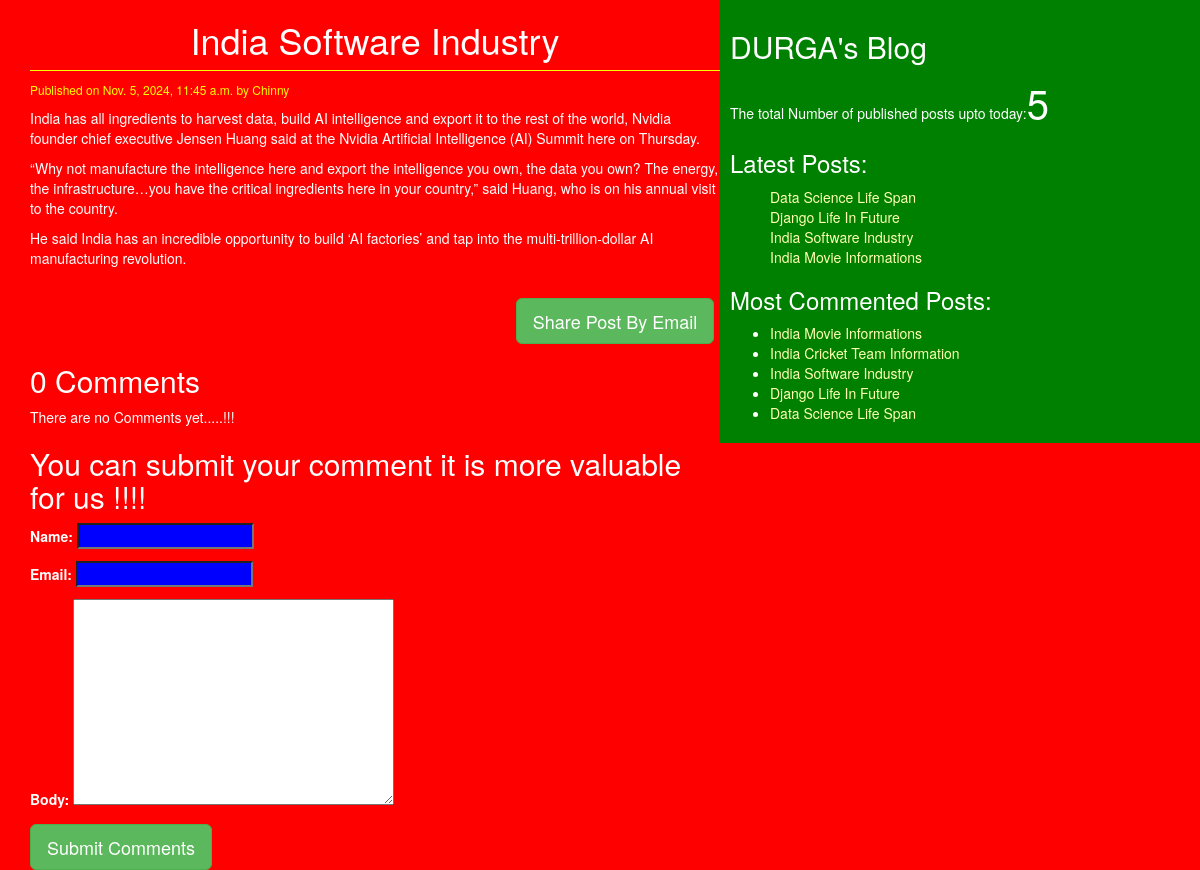
/2024/11/05/india-software-industry/, run on the app's committed database.
### blog/models.py (models this page shows, shortened)
class Post(models.Model):
    STATUS_CHOICES = (('draft','Draft'),('published','Published'))
    title = models.CharField(max_length=256)
    slug = models.SlugField(max_length=264,unique_for_date='publish')
    author = models.ForeignKey(User,related_name='blog_posts', on_delete=models.CASCADE)
    body = models.TextField()
    publish = models.DateTimeField(default=timezone.now)
    created = models.DateTimeField(auto_now_add=True)
    updated = models.DateTimeField(auto_now=True)
    status = models.CharField(max_length=10,choices=STATUS_CHOICES,default='draft')
    objects = CustomManager()
    tags = TaggableManager()
    class Meta:
        ordering = ('-publish',)
    def get_absolute_url(self):
        return reverse('post_detail',args=[self.publish.year,self.publish.strftime('%m'),self.publish.strftime('%d'),self.slug])

### blog/views.py (the view)
# urls.py: re_path(r'^(?P<year>\d{4})/(?P<month>\d{2})/(?P<day>\d{2})/(?P<post>[-\w]+)/$', views.post_details_view, name='post_detail'),
def post_details_view(request,year,month,day,post):
    post = get_object_or_404(Post,slug=post,
            status='published',
            publish__year=year,
            publish__month=month,
            publish__day=day)
    comments = post.comments.filter(active=True) #all comments get
    csubmit = False
    if request.method=='POST':
        form = CommentForm(request.POST)
        if form.is_valid():
            new_comment = form.save(commit=False)
            new_comment.post = post #here we are doing comment associated with current post
            new_comment.save()
            csubmit=True
    else:
        form = CommentForm()
    return render(request,'blog/post_detail.html',{'post':post,'form':form,'csumbit':csubmit,'comments':comments})

### blog/forms.py
class CommentForm(forms.ModelForm):
    class Meta:
        model = Comment
        fields = ('name','email','body')

### blog/models.py (called while the page is built)
    def get_queryset(self):
        return super().get_queryset().filter(status='published')

### blog/templatetags/blog_tags.py (called while the page is built)
@register.simple_tag(name='my_tag')
def total_posts():
    return Post.objects.count()

@register.inclusion_tag('blog/latest_posts123.html')
def show_latest_posts(count=10):
    latest_posts=Post.objects.order_by('-publish')[:count]
    return {'latest_posts':latest_posts}

@register.simple_tag
def get_most_commented_posts(count=5):
    return Post.objects.annotate(total_comments=Count('comments')).order_by('-total_comments')[:count]

### templates/blog/post_detail.html (shortened to what this page needs)
{% extends 'blog/base.html' %}
{% block content %}
<h1>{{post.title}}</h1>
<p id='date'>Published on {{post.publish}} by {{post.author|title}}</p>
{{post.body|linebreaks}}<br>
<div class="container" align='center'>
  <a href="/{{post.id}}/share" class='btn btn-lg btn-success'>Share Post By Email</a>
</div>
{% with comments.count as comments_count %}
<h2>{{comments_count}} Comment{{comments_count|pluralize}}</h2>
{% endwith %}
{%if comments %}
    {%for comment in comments %}
      <p id='ch'>Comment {{forloop.counter}} by {{comment.name}} on {{comment.created}}</p>
      <div class="cb">
        {{comment.body|linebreaks}}
      </div>
    {% endfor %}
    <hr>
    {% else %}
    <p>There are no Comments yet.....!!!</p>
{% endif %}
{%if csumbit %}
    <h2>Your Comment Addedd Successfully</h2>
{% else %}
    <h2>You can submit your comment it is more valuable for us !!!!</h2>
    <form  method="post">
      {{form.as_p}}
      <input type="submit" class='btn btn-success btn-lg' value="Submit Comments">
    </form>
{% endif %}
{% endblock %}

### templates/blog/base.html (shortened to what this page needs)
<!DOCTYPE html>
{% load static %}
{% load blog_tags %}
<html lang="en" dir="ltr">
  <head>
    <link rel="stylesheet" href="https://cdn.jsdelivr.net/npm/bootstrap@3.3.7/dist/css/bootstrap.min.css">
    <link rel="stylesheet" href="{% static 'css/blog.css' %}">
  </head>
  <body>
    <div class="content">
      {% block content %} {% endblock %}
    </div>
    <div class="sidebar">
      <h2>DURGA's Blog</h2>
      <p>The total Number of published posts upto today:<span id='pcount'>{% my_tag %}</span></p>
      <h3>Latest Posts:</h3>{% show_latest_posts 4%}
      <h3>Most Commented Posts:</h3>
      {% get_most_commented_posts as most_commented_posts %}
      <ul>
        {% for post in most_commented_posts %}
        <li><a href="{{post.get_absolute_url}}">{{post.title}}</a><br></li>
        {% endfor %}
      </ul>
    </div>
  </body>
</html>

### templates/blog/latest_posts123.html
<ul>
  {% for post in latest_posts %}
  <a href="{{post.get_absolute_url}}">{{post.title}}</a><br>
  {% endfor %}
</ul>

### static/css/blog.css (style rules this page uses)
.content { width:60%; float:left; padding:0 0 0 30px; background: red; height: 100%; }
.sidebar { width:40%; float:right; padding: 10px; background: green; height: 100%; }
h1 { text-align: center; border-bottom: 1px solid yellow; padding-bottom: 10px; }
body { color: white; background: red; }
#date { color:yellow; font-size: 12px; font: italic; }
a { color: #ffffb3; }
input { background: blue; color: white; }
#pcount { font-size: 40px; colot: yellow; fot-weight: bold; }

### data on the page
Post: title "India Software Industry", publish "Nov. 5, 2024, 11:45 a.m.", author "Chinny", body "India has all ingredients to harvest data, build AI intelligence and export it to the rest of the world, Nvidia founder chief executive Jensen Huang said at the Nvidia Artificial Intelligence (AI) Summit here on Thursday. “Why not manufacture the intelligence here and export the intelligence you own, the data you own? The energy, the infrastructure…you have the critical ingredients here in your country,” said Huang, who is on his annual visit to the country. He said India has an incredible opportunity to build ‘AI factories’ and tap into the multi-trillion-dollar AI manufacturing revolution."
Post: title "Data Science Life Span"
Post: title "Django Life In Future"
Post: title "India Movie Informations"
Post: title "India Cricket Team Information"

### other printed values
{{ comments_count }} "0"
